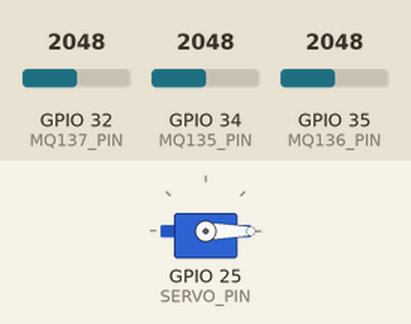
Simulated run of this sketch. Board: ESP32. On the bench: servo. Inputs (shaded band) come from the test bench; at power-on: GPIO 34 (MQ135_PIN) = 2048, GPIO 32 (MQ137_PIN) = 2048, GPIO 35 (MQ136_PIN) = 2048. WiFi joins after 1.5 s; servers stay silent unless stated; what the sketch prints to the serial monitor is not drawn.

Above: at 2.7 s.
2.8 s: GPIO 34 (MQ135_PIN) set to 2241
4.3 s: GPIO 34 (MQ135_PIN) set to 2338
6.2 s: GPIO 32 (MQ137_PIN) set to 1801
7.7 s: GPIO 32 (MQ137_PIN) set to 1723
At 10.5 s:
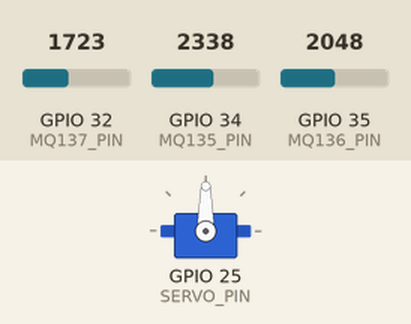
10.7 s: GPIO 35 (MQ136_PIN) set to 1778
12.2 s: GPIO 35 (MQ136_PIN) set to 1690
Timing chart, 0 to 15.1 s (numbered marks = the images above; inputs shaded):
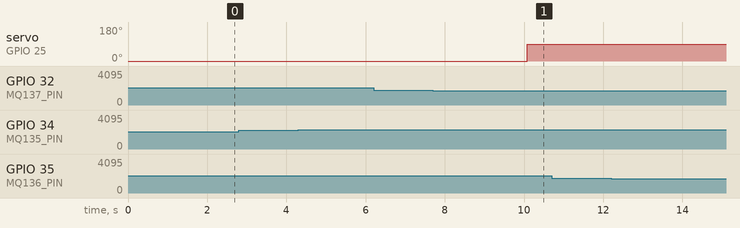

The sketch:

esp32_firmware.ino
```cpp
#include <WiFi.h>
#include <WebServer.h>
#include <ArduinoJson.h>
#include <ESP32Servo.h>

// WiFi credentials
const char* ssid     = "realme7";
const char* password = "realme_7";

// Pin definitions
const int MQ135_PIN = 34;  // ADC1_CH6
const int MQ136_PIN = 35;  // ADC1_CH7
const int MQ137_PIN = 32;  // ADC1_CH4
const int SERVO_PIN = 25;  // PWM capable pin for servo

// Servo object
Servo fanServo;

// Servo positions
const int SERVO_OFF_POSITION = 0;    // Servo angle when fan is OFF
const int SERVO_ON_POSITION  = 90;   // Servo angle when fan is ON

// Threshold values
const int THRESHOLD_MQ135 = 2300;   // Air quality threshold
const int THRESHOLD_MQ136 = 1750;   // Gas detection threshold
const int THRESHOLD_MQ137 = 1750;   // Ammonia threshold

// Timing variables
unsigned long previousMillis = 0;
const long interval = 10000;        // Fan cycle interval (10 seconds)
unsigned long timeLeft = interval;

// Sensor readings
int    mq135Value  = 0;
int    mq136Value  = 0;
int    mq137Value  = 0;
String mq135Status = "GOOD";
String mq136Status = "GOOD";
String mq137Status = "GOOD";
String fanStatus   = "OFF";

// Web server on port 80
WebServer server(80);

// ─── Forward declarations ─────────────────────────────────────
void handleStatus();
void handleOptions();
void readSensors();
void updateFanStatus();
void sendCORSHeaders();

// ─── SETUP ───────────────────────────────────────────────────
void setup() {
  Serial.begin(115200);

  // Servo
  fanServo.attach(SERVO_PIN);
  fanServo.write(SERVO_OFF_POSITION);
  Serial.println("Servo initialised at OFF position");

  // WiFi
  Serial.printf("\nConnecting to %s", ssid);
  WiFi.begin(ssid, password);
  while (WiFi.status() != WL_CONNECTED) {
    delay(500);
    Serial.print(".");
  }
  Serial.println("\nWiFi connected!");
  Serial.print("IP address: ");
  Serial.println(WiFi.localIP());
  Serial.println("Enter this IP in the AromaCare web portal Settings page.");

  // ── Routes ────────────────────────────────────────────────
  // GET  /status  — returns JSON sensor data
  server.on("/status", HTTP_GET,     handleStatus);

  // OPTIONS /status  — handles CORS preflight (Chrome Private Network Access)
  server.on("/status", HTTP_OPTIONS, handleOptions);

  // NOTE: Do NOT call server.enableCORS(true) here.
  // We handle CORS headers manually in sendCORSHeaders().
  // Calling enableCORS(true) AND sending headers manually causes the
  // 'Access-Control-Allow-Origin' to appear TWICE ('*, *') which
  // Chrome rejects with a CORS error.

  server.begin();
  Serial.println("HTTP server started.");
}

// ─── LOOP ────────────────────────────────────────────────────
void loop() {
  server.handleClient();
  readSensors();
  updateFanStatus();
  delay(100);
}

// ─── READ SENSORS ─────────────────────────────────────────────
void readSensors() {
  mq135Value = analogRead(MQ135_PIN);
  mq136Value = analogRead(MQ136_PIN);
  mq137Value = analogRead(MQ137_PIN);

  mq135Status = (mq135Value < THRESHOLD_MQ135) ? "GOOD" : "BAD";
  mq136Status = (mq136Value < THRESHOLD_MQ136) ? "GOOD" : "BAD";
  mq137Status = (mq137Value < THRESHOLD_MQ137) ? "GOOD" : "BAD";

  Serial.printf("MQ135: %d [%s]  MQ136: %d [%s]  MQ137: %d [%s]\n",
    mq135Value, mq135Status.c_str(),
    mq136Value, mq136Status.c_str(),
    mq137Value, mq137Status.c_str());
}

// ─── UPDATE FAN ───────────────────────────────────────────────
void updateFanStatus() {
  unsigned long currentMillis = millis();
  timeLeft = interval - (currentMillis - previousMillis);

  bool anyBad = (mq135Status == "BAD" || mq136Status == "BAD" || mq137Status == "BAD");

  if (currentMillis - previousMillis >= interval) {
    previousMillis = currentMillis;
    if (anyBad) {
      fanStatus = "ON";
      Serial.println(">> Poor air quality — Fan ON");
    } else {
      fanStatus = "OFF";
      Serial.println(">> Air quality good — Fan OFF");
    }
  }

  // Keep PWM signal alive every loop
  fanServo.write((fanStatus == "ON") ? SERVO_ON_POSITION : SERVO_OFF_POSITION);
}

// ─── SHARED CORS HEADERS ──────────────────────────────────────
// Called by both handleOptions() and handleStatus() to ensure
// Chrome's Private Network Access preflight is satisfied.
void sendCORSHeaders() {
  server.sendHeader("Access-Control-Allow-Origin",          "*");
  server.sendHeader("Access-Control-Allow-Methods",         "GET, OPTIONS");
  server.sendHeader("Access-Control-Allow-Headers",         "Content-Type, Accept");
  // ★ KEY FIX: required by Chrome 98+ when a page at file:// or http://
  //   tries to reach a local-network IP (e.g. 10.x.x.x / 192.168.x.x).
  //   Without this header the browser blocks the fetch silently.
  server.sendHeader("Access-Control-Allow-Private-Network", "true");
}

// ─── OPTIONS HANDLER (CORS Preflight) ────────────────────────
// Chrome sends a preflight OPTIONS request before the real GET.
// We must respond 204 No Content with the CORS headers above.
void handleOptions() {
  sendCORSHeaders();
  server.send(204);   // 204 No Content — standard preflight response
  Serial.println("Preflight OPTIONS answered.");
}

// ─── GET /status ──────────────────────────────────────────────
void handleStatus() {
  StaticJsonDocument<300> doc;
  doc["mq135"]        = mq135Value;
  doc["mq135_status"] = mq135Status;
  doc["mq136"]        = mq136Value;
  doc["mq136_status"] = mq136Status;
  doc["mq137"]        = mq137Value;
  doc["mq137_status"] = mq137Status;
  doc["fan"]          = fanStatus;
  doc["time_left"]    = timeLeft;

  String response;
  serializeJson(doc, response);

  sendCORSHeaders();  // CORS + Private-Network headers on every response
  server.send(200, "application/json", response);
  Serial.println("GET /status served.");
}
```

Measured:
- the behaviour switches between 1750 and 1749 on GPIO 32 (MQ137_PIN) (found by bisection; images 0 and 1)
- after the input at 2.8 s, every drawn part: stays the same
- after the input at 4.3 s, every drawn part: stays the same
- after the input at 6.2 s, every drawn part: stays the same
- after the input at 10.7 s, every drawn part: stays the same
- after the input at 12.2 s, every drawn part: stays the same
